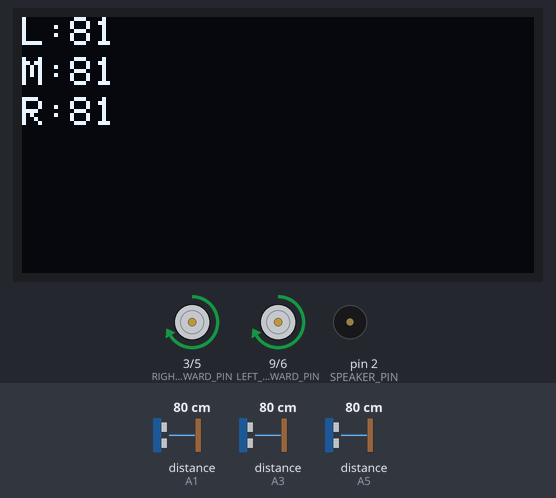
Simulated run of this sketch. Board: Arduino Uno, built with avr-gcc and run on an emulated ATmega328P. Parts: 128×64 one-colour display, motor-driver pin pairs drawn as motors (green arrow = first pin HIGH = forward, orange = second pin HIGH = backward, longer = more drive), buzzer (waves = sounding, pin HIGH). The inputs (shaded band) are chosen by the test bench; at power-on: distance to the obstacle (sensors on A1, A3, A5) 80 cm. The echo pulse lasts 58.3 µs per cm; what the sketch prints to the serial monitor is not drawn.

Above: at 1.2 s.
1.3 s: distance to the obstacle (sensor on A1) set to 13 cm
At 2.5 s:
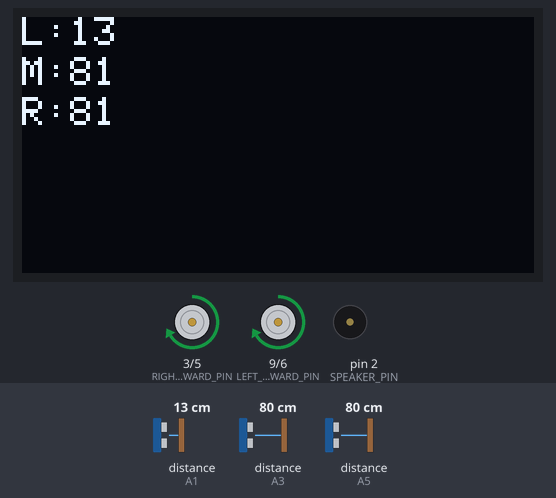
2.8 s: distance to the obstacle (sensor on A1) set to 10 cm
At 3.2 s:
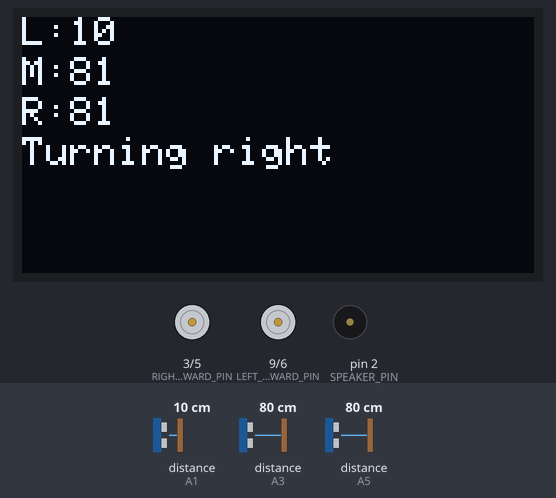
5.8 s: distance to the obstacle (sensor on A3) set to 2 cm
At 8.6 s:
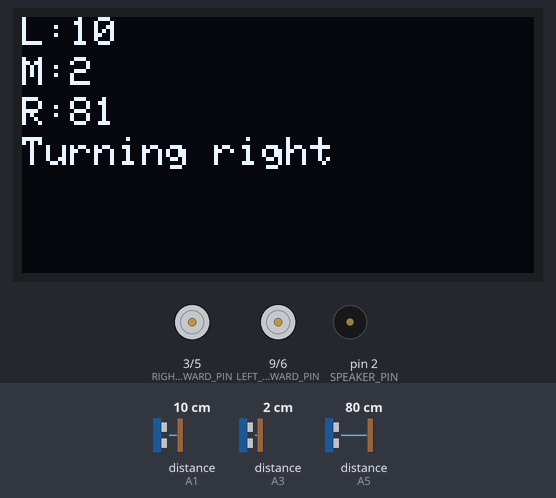
8.8 s: distance to the obstacle (sensor on A1) set to 18 cm
At 11.1 s:
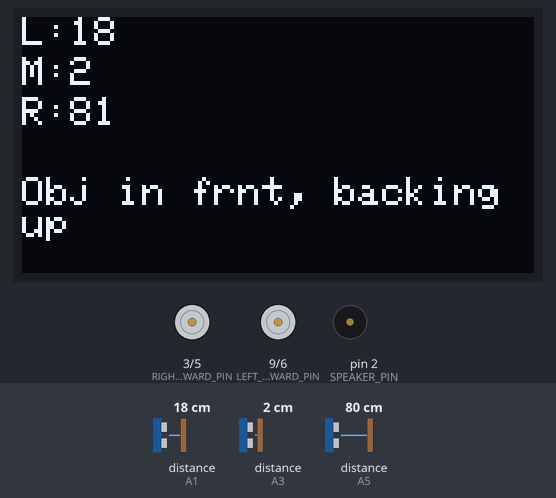
11.7 s: distance to the obstacle (sensor on A5) set to 13 cm
At 14.2 s:
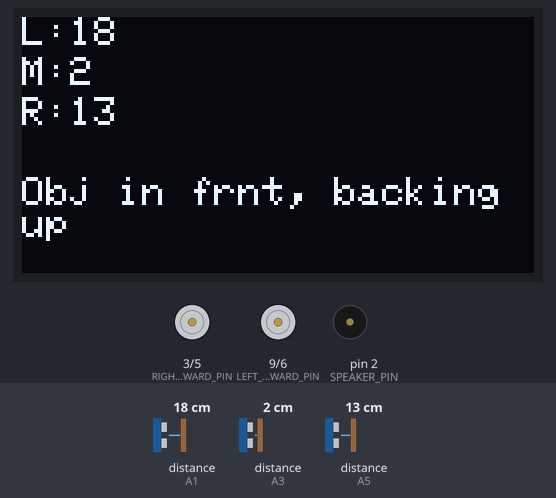
14.7 s: distance to the obstacle (sensor on A5) set to 10 cm
At 17.4 s:
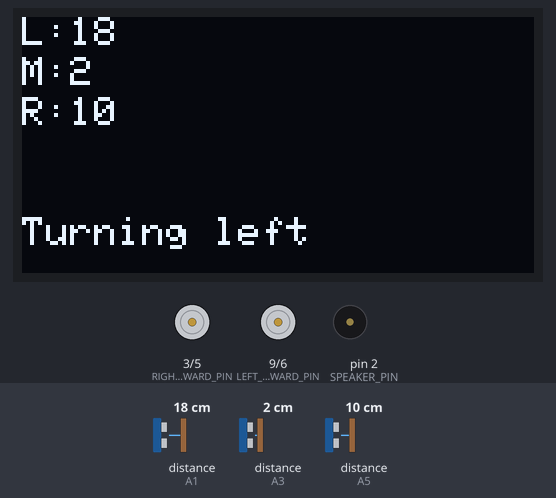
Timing chart, 0 to 18.7 s (numbered marks = the images above; inputs shaded):
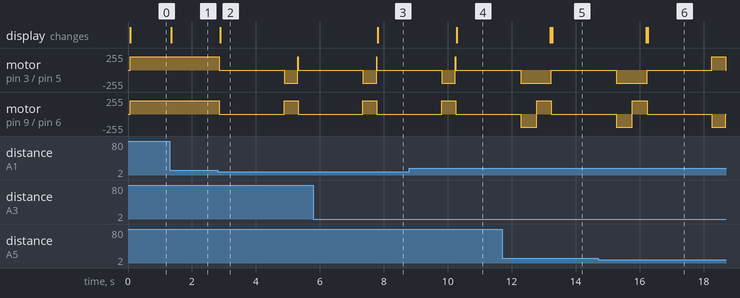

The sketch:

_07-face-drive-ping.ino
```cpp
/*
 * Drive motors based on three IR distance sensors and update OLED face
 *
 * Uses SSD1306 based 128x64 monchrome OLED module using Adafruit SSD1306
 * library (https://github.com/adafruit/Adafruit_SSD1306).
 *
 * See https://github.com/pacodelgado/arduino/wiki/SSD1306-based-OLED-connected-to-Arduino
 * for more information.
 *
 */

#include <SPI.h>
#include <Wire.h>
#include <NewPing.h>
#include <Adafruit_GFX.h>
#include <Adafruit_SSD1306.h>

//#define NOTE_C3  131
//#define NOTE_C4  262
//#define NOTE_C5  523
//#define NOTE_C6  1047
//#define NOTE_C7  2093
//#define NOTE_C8  4186

// If using software SPI (the default case):
#define OLED_CLK   13   // SCL
#define OLED_MOSI  12   // SDA
#define OLED_RESET 11   // RST
#define OLED_DC    10   // DC
#define OLED_CS    8    //CS
#define LINE_HIGHT  10   // 10 pixels per line
#define HALF_DISPLAY_WIDTH = 64;

#define LEFT_TRIGGER_PIN    A0  // Arduino pin tied to trigger pin on the left ultrasonic sensor.
#define LEFT_ECHO_PIN       A1  // Arduino pin tied to echo pin on the left ultrasonic sensor.
#define CENTER_TRIGGER_PIN  A2
#define CENTER_ECHO_PIN     A3
#define RIGHT_TRIGGER_PIN   A4
#define RIGHT_ECHO_PIN      A5
#define MAX_DISTANCE 100 // Maximum distance we want to ping for (in centimeters). Maximum sensor distance is rated at 400-500cm.
#define TURN_DISTANCE_THRESHOLD 12 // turn distance in CM

// define pins going to the motor controller - must be PWM pins
#define RIGHT_FORWARD_PIN 3
#define RIGHT_REVERSE_PIN 5
#define LEFT_FORWARD_PIN 9
#define LEFT_REVERSE_PIN 6

// to beep when we turn
// put a speaker piezoelectric disk between this pin and ground.
#define SPEAKER_PIN 2
#define NOTE_DELAY_TIME = 400;
#define POWER_FORWARD_RIGHT 200
#define POWER_FORWARD_LEFT 200

#define TURN_POWER_LEVEL 200    // speed to turn
#define TURN_DELAY_TIME 400     // time to rotate during a turn

#define REVERSE_DELAY_TIME 500  // backup for 1/2 second
#define TURN_DISTANCE_THRESHOLD 12 // closer than this in cm and we turn
#define SLOW_DELAY 2000 // slow things down to observe

NewPing sonar_left(LEFT_TRIGGER_PIN,     LEFT_ECHO_PIN,   MAX_DISTANCE); // NewPing setup of pins and maximum distance.
NewPing sonar_center(CENTER_TRIGGER_PIN, CENTER_ECHO_PIN, MAX_DISTANCE);
NewPing sonar_right(RIGHT_TRIGGER_PIN,   RIGHT_ECHO_PIN,  MAX_DISTANCE);

// this display is a memory hog!
Adafruit_SSD1306 display(OLED_MOSI, OLED_CLK, OLED_DC, OLED_RESET, OLED_CS);

void setup()   {
  // Set the PWM motor pins as OUTPUTs
  pinMode(RIGHT_FORWARD_PIN, OUTPUT);
  pinMode(RIGHT_REVERSE_PIN, OUTPUT);
  pinMode(LEFT_FORWARD_PIN, OUTPUT);
  pinMode(LEFT_REVERSE_PIN, OUTPUT);
  //
  pinMode(SPEAKER_PIN, OUTPUT);
    // turn all the motors off
  analogWrite(RIGHT_FORWARD_PIN, 0);
  analogWrite(RIGHT_REVERSE_PIN, 0);
  analogWrite(LEFT_FORWARD_PIN, 0);
  analogWrite(LEFT_REVERSE_PIN, 0);

  display.begin(SSD1306_SWITCHCAPVCC);
  display.clearDisplay();
  display.setTextSize(1);
  display.setTextColor(WHITE);

//  display.setCursor(0,0);
//  display.print("CoderDojo Face Robot");
//
//  display.setCursor(0,12);
//  display.print("Version 1");
//
//  display.setCursor(0,24);
//  display.print("128x64 OLED $19");
//
//  display.setCursor(0,36);
//  display.print("Adafruit SSD1306 SPI");
//
//  display.setCursor(0,48);
//  display.print("Dan.McCreary@gmail");
//
//  display.display();
  // delay(5000); // disply for 5 seconds
  Serial.begin(9600);
  //motor_connection_test();
}

void loop()
{
  int left_dist = sonar_left.ping_cm();
  int center_dist =  sonar_center.ping_cm();
  int right_dist =  sonar_right.ping_cm();

  Serial.print("Left: ");
  Serial.print(left_dist);
  Serial.print(" middle: ");
  Serial.print(center_dist);
  Serial.print(" right: ");
  Serial.println(right_dist);

  display.clearDisplay();
  // we have 64 pixels to work with
  display.setCursor(0,0);
  display.print("L:");
  display.setCursor(12,0);
  display.print(left_dist);

  display.setCursor(0,10);
  display.print("M:");
  display.setCursor(12,10);
  display.print(center_dist);

  display.setCursor(0,20);
  display.print("R:");
  display.setCursor(12,20);
  display.print(right_dist);

//  // white face background
//  display.fillCircle(display.width()/2, display.height()/2, 31, WHITE);
//  // right eye black
//  display.fillCircle(display.width()/2 - 10, display.height()/3, 4, BLACK);
//  // left eye black
//  display.fillCircle(display.width()/2 + 10, display.height()/3, 4, BLACK);
//  // streight mouth
//  display.drawLine(display.width()/2 - 10, display.height()/3 * 2, display.width()/2 + 10, display.height()/3 * 2, BLACK);
//  display.display();

  // if we have something on the left we turn right
  if (left_dist < TURN_DISTANCE_THRESHOLD && left_dist > 0) {
    stop_motors();
    display.setCursor(0,30);
    display.print("Turning right");
    display.display();
    delay(SLOW_DELAY);
    // look to right
    // erase forward eyes
//    display.fillCircle(display.width()/2 - 10, display.height()/3, 4, WHITE);
//    display.fillCircle(display.width()/2 + 10, display.height()/3, 4, WHITE);
//    // draw new eyes
//    display.fillCircle(display.width()/2 - 15, display.height()/3, 4, BLACK);
//    display.fillCircle(display.width()/2 + 5, display.height()/3, 4, BLACK);
//    display.display();
    //tone(SPEAKER_PIN, NOTE_C4, NOTE_DELAY_TIME);
    turn_right(TURN_DELAY_TIME);
  }

  else if (right_dist < TURN_DISTANCE_THRESHOLD && right_dist > 0) {
    stop_motors();
    display.setCursor(0,50);
    display.print("Turning left");
    display.display();
    delay(SLOW_DELAY);

    // erase forward eyes
//    display.fillCircle(display.width()/2 - 10, display.height()/3, 4, WHITE);
//    display.fillCircle(display.width()/2 + 10, display.height()/3, 4, WHITE);
//    // draw new eyes
//    display.fillCircle(display.width()/2 - 5, display.height()/3, 4, BLACK);
//    display.fillCircle(display.width()/2 + 15, display.height()/3, 4, BLACK);

    //tone(SPEAKER_PIN, NOTE_C6, NOTE_DELAY_TIME);
    turn_left(TURN_DELAY_TIME);
  }

  else if (center_dist < TURN_DISTANCE_THRESHOLD && center_dist > 0) {
    stop_motors();
    display.setCursor(0,40);
    display.print("Obj in frnt, backing up");
    display.display();
    delay(SLOW_DELAY);
    // erase streight mouth
//    display.drawLine(display.width()/2 - 10, display.height()/3 * 2, display.width()/2 + 10, display.height()/3 * 2, WHITE);
//    // draw round mouth half width and 2/3 down
//    display.fillCircle(display.width()/2, display.height()/3 * 2, 5, BLACK);

    move_reverse();
    delay(REVERSE_DELAY_TIME);
    stop_motors();
    //tone(SPEAKER_PIN, NOTE_C5, NOTE_DELAY_TIME);
    // measure again
    left_dist = sonar_left.ping_cm();
    right_dist =  sonar_right.ping_cm();
    // if we have more room on the right, turn right
    if (right_dist < left_dist)
      {turn_right(TURN_DELAY_TIME);display.setCursor(0,50);display.print("turning right");display.display();}
      else {turn_left(TURN_DELAY_TIME);display.setCursor(0,50);display.print("turning left");display.display();}
  };

  display.display();
  //display.setCursor(0,54);
  //display.print(counter);

  // continue going forward
  move_forward();
}

// turn right for TURN_DELAY_TIME ms
void turn_right(int turn_delay_time) {
  Serial.println("turning right");
  analogWrite(RIGHT_FORWARD_PIN, 0);
  analogWrite(RIGHT_REVERSE_PIN, TURN_POWER_LEVEL);
  analogWrite(LEFT_FORWARD_PIN, TURN_POWER_LEVEL);
  analogWrite(LEFT_REVERSE_PIN, 0);
  delay(turn_delay_time);
}

void turn_left(int turn_delay_time) {
  Serial.println("turning left");
  analogWrite(RIGHT_REVERSE_PIN, 0);
  analogWrite(RIGHT_FORWARD_PIN, TURN_POWER_LEVEL);
  analogWrite(LEFT_REVERSE_PIN, TURN_POWER_LEVEL);
  analogWrite(LEFT_FORWARD_PIN, 0);
  delay(turn_delay_time);
}

void move_forward() {
  Serial.println("moving forward");
  analogWrite(RIGHT_FORWARD_PIN, POWER_FORWARD_RIGHT);
  analogWrite(RIGHT_REVERSE_PIN, 0);
  analogWrite(LEFT_FORWARD_PIN, POWER_FORWARD_LEFT);
  analogWrite(LEFT_REVERSE_PIN, 0);
}

void move_reverse() {
  Serial.println("moving reverse");
  analogWrite(RIGHT_FORWARD_PIN, 0);
  analogWrite(RIGHT_REVERSE_PIN, POWER_FORWARD_RIGHT);
  analogWrite(LEFT_FORWARD_PIN, 0);
  analogWrite(LEFT_REVERSE_PIN, POWER_FORWARD_LEFT);
}

void stop_motors() {
  Serial.println("stop");
  analogWrite(RIGHT_FORWARD_PIN, 0);
  analogWrite(RIGHT_REVERSE_PIN, 0);
  analogWrite(LEFT_FORWARD_PIN, 0);
  analogWrite(LEFT_REVERSE_PIN, 0);
}

//void motor_connection_test(){
//  analogWrite(RIGHT_FORWARD_PIN, 255);
//  delay(1000);
//  analogWrite(RIGHT_FORWARD_PIN, 0);
//
//  analogWrite(RIGHT_REVERSE_PIN, 255);
//  delay(1000);
//  analogWrite(RIGHT_REVERSE_PIN, 0);
//
//  analogWrite(LEFT_FORWARD_PIN, 255);
//  delay(1000);
//  analogWrite(LEFT_FORWARD_PIN, 0);
//
//  analogWrite(LEFT_REVERSE_PIN, 255);
//  delay(1000);
//  analogWrite(LEFT_REVERSE_PIN, 0);
//
//  stop_motors();
//}

// take the average of "count" valid values
//int average_ping(NewPing this_ping, int count) {
//  int sum_valid;
//  int dist;
//  int valid_readings = 0;
//  int average_distance = 0;
//  for (int i=1; i<=count; i++) {
//       dist = this_ping.ping_cm();
//       if (dist > 0 && dist < 100) {
//          sum_valid += dist; // add this one in
//          valid_readings++; // add total valid readings
////          Serial.print("valid distance=");
////          Serial.println(dist);
//       }
////       else {
////          Serial.print("invalid distance=");
////          Serial.println(dist);
////          Serial.print("median msec=");
////          Serial.println(this_ping.ping_median(5));
////       };
//       delay(35);  // Wait 50ms between pings (about 20 pings/sec). 29ms should be the shortest delay between pings.
//    }
//    average_distance =  round(sum_valid / valid_readings) + 1;
//    //Serial.print("average distance=");
//    //Serial.println(average_distance);
//    return average_distance;
//}
```

Measured:
- the behaviour switches between 12 and 11 cm on distance to the obstacle (sensor on A1) (found by bisection; images 1 and 2)
- the behaviour switches between 12 and 11 cm on distance to the obstacle (sensor on A5) (found by bisection; images 5 and 6)
- after the input at 1.3 s, the display: changes after 0.06 s (image 1)
- after the input at 2.8 s, motor on pin 3 (RIGHT_FORWARD_PIN) / pin 5 (RIGHT_REVERSE_PIN): forward 200/255 → stopped after 0.05 s, → backward 200/255 2.0 s later, → stopped 0.43 s later; motor on pin 9 (LEFT_FORWARD_PIN) / pin 6 (LEFT_REVERSE_PIN): forward 200/255 → stopped after 0.05 s, → forward 200/255 2.0 s later, → stopped 0.44 s later
- after the input at 5.8 s, the display: changes after 2.0 s (image 3)
- after the input at 8.8 s, the display: changes after 1.5 s (image 4)
- after the input at 11.7 s, the display: first changes after 1.5 s (image 5 shows a later state)
- after the input at 14.7 s, the display: first differs from a run without the input after 1.6 s (image 6)
